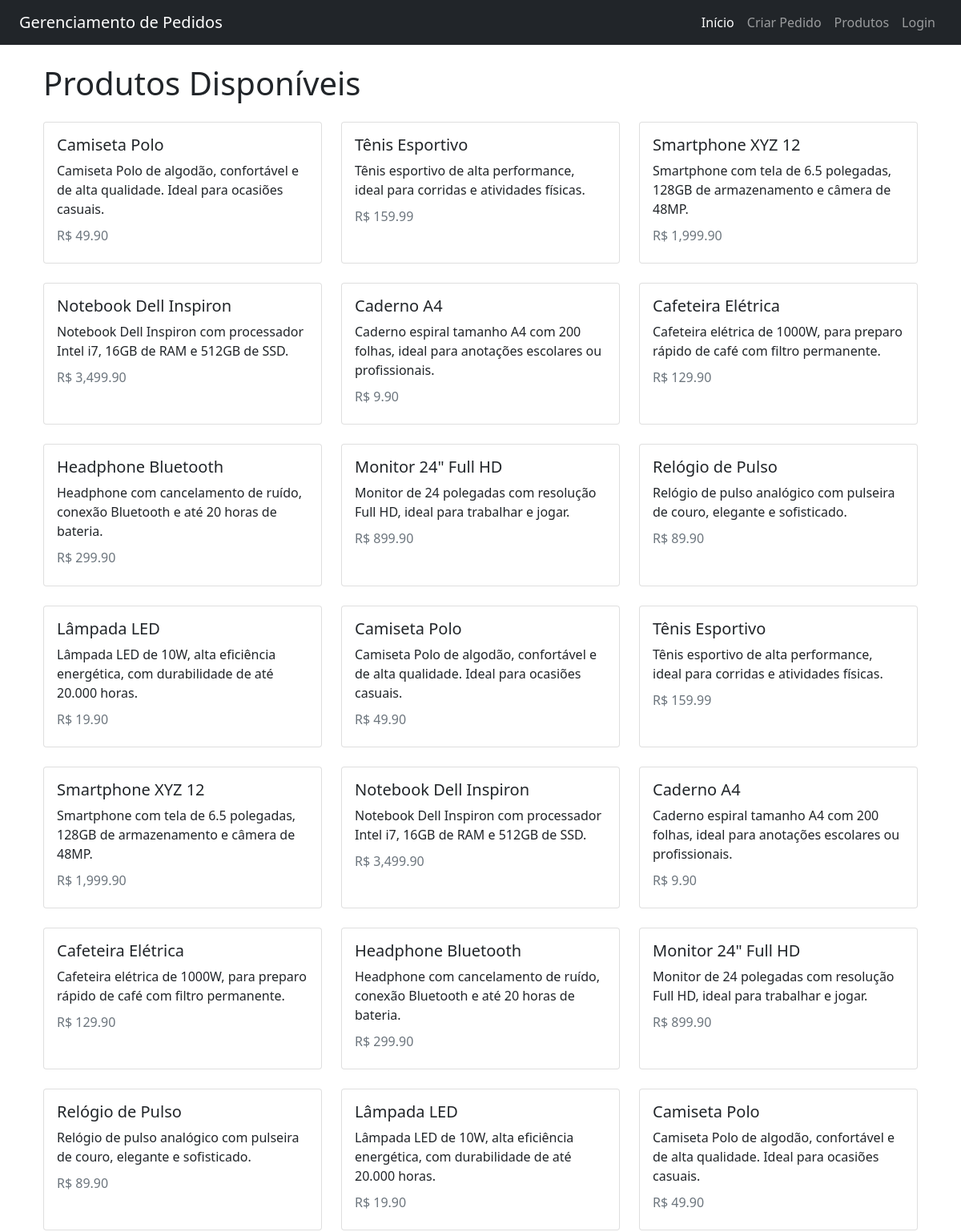
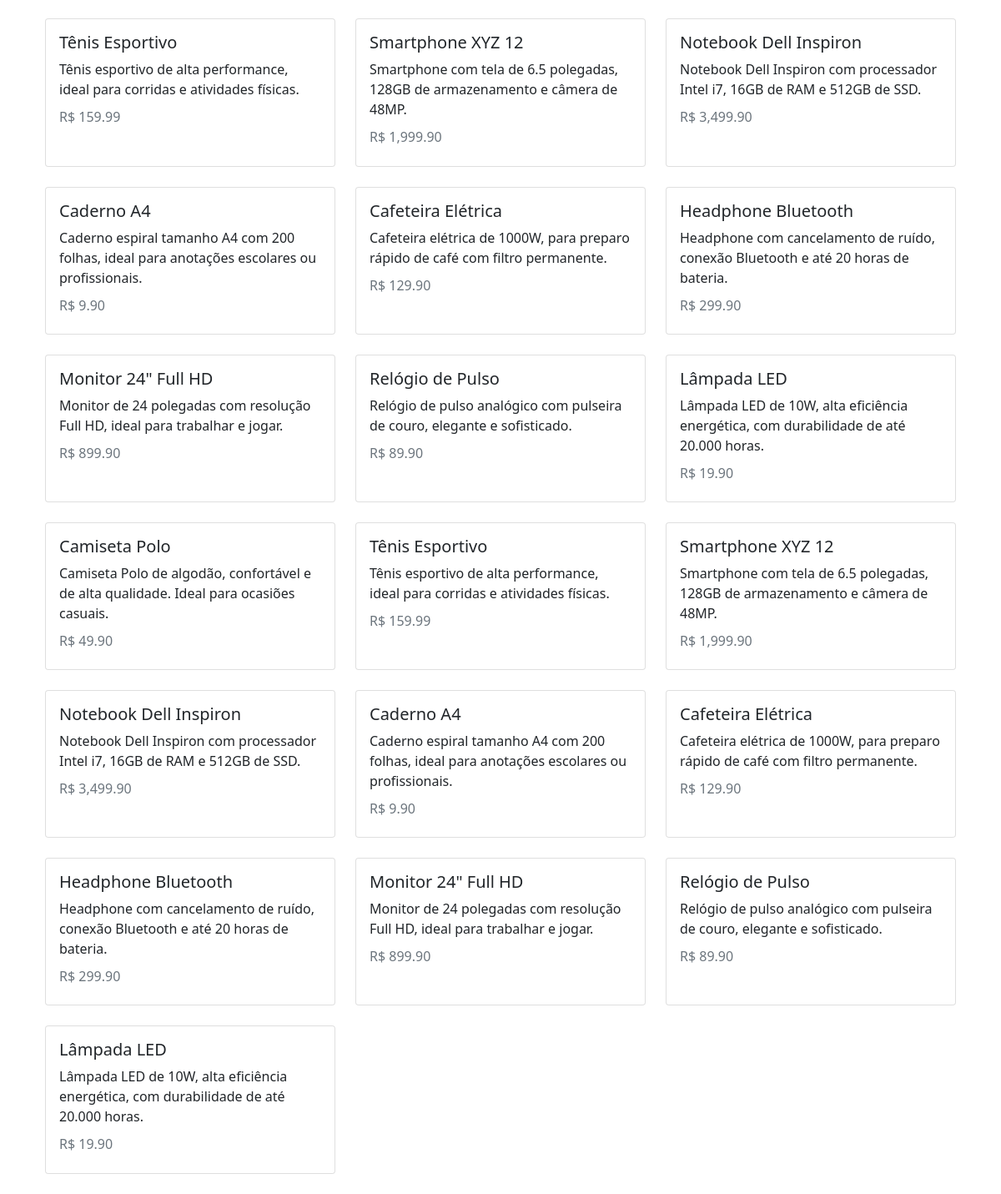
/produtos, run on the app's committed database (2 pictures, top to bottom).
### app.py (models this page shows)
class Produto(db.Model):
    __tablename__ = "produtos"
    ProdutoID = db.Column(db.Integer, primary_key=True)
    Nome = db.Column(db.String(100), nullable=False)
    Descricao = db.Column(db.String(200))
    Preco = db.Column(db.Float, nullable=False)
    itens = db.relationship("ItemPedido", back_populates="produto")

### app.py (the view)
@app.route("/produtos")
def produtos():
    produtos = Produto.query.all()
    return render_template("produtos.html", produtos=produtos)

### templates/produtos.html
{% extends 'base.html' %}
{% block conteudo %}
<div class="container mt-4">
    <h1 class="mb-4">Produtos Disponíveis</h1>
    <div class="row">
        {% for produto in produtos %}
        <div class="col-md-4 mb-4">
            <div class="card h-100">
                <div class="card-body">
                    <h5 class="card-title">{{ produto.Nome }}</h5>
                    <p class="card-text">{{ produto.Descricao }}</p>
                    <h6 class="card-subtitle mb-2 text-muted">R$ {{ '{:,.2f}'.format(produto.Preco) }}</h6>
                </div>
            </div>
        </div>
        {% endfor %}
    </div>
</div>
{% endblock conteudo %}

### templates/base.html (shortened to what this page needs)
<!DOCTYPE html>
<html lang="pt-br">
<head>
	 <link href="https://cdn.jsdelivr.net/npm/bootstrap@5.3.0-alpha1/dist/css/bootstrap.min.css" rel="stylesheet">
    <link href="https://cdn.jsdelivr.net/npm/bootstrap@5.1.3/dist/css/bootstrap.min.css" rel="stylesheet">
</head>
<body>
<nav class="navbar navbar-expand-lg navbar-dark bg-dark">
  <div class="container-fluid">
    <a class="navbar-brand" href="#">Gerenciamento de Pedidos</a>
    <div class="collapse navbar-collapse" id="navbarNav">
      <ul class="navbar-nav ms-auto mb-2 mb-lg-0">
        <li class="nav-item">
          <a class="nav-link active" href="{{ url_for('index') }}">Início</a>
        </li>
        <li class="nav-item">
          <a class="nav-link" href="{{ url_for('criar_pedido') }}">Criar Pedido</a>
        </li>
        <li class="nav-item">
          <a class="nav-link" href="{{ url_for('produtos') }}">Produtos</a>
        </li>
        <li class="nav-item">
          {% if 'cliente_id' in session %}
              <a class="nav-link" href="{{ url_for('logout') }}">Logout</a>
          {% else %}
              <a class="nav-link" href="{{ url_for('login') }}">Login</a>
          {% endif %}
        </li>
      </ul>
    </div>
  </div>
</nav>
  {% block conteudo %}
  {% endblock %}
</body>
</html>

### data on the page
Produto: Nome "Camiseta Polo", Descricao "Camiseta Polo de algodão, confortável e de alta qualidade. Ideal para ocasiões casuais.", Preco "49.90"
Produto: Nome "Tênis Esportivo", Descricao "Tênis esportivo de alta performance, ideal para corridas e atividades físicas.", Preco "159.99"
Produto: Nome "Smartphone XYZ 12", Descricao "Smartphone com tela de 6.5 polegadas, 128GB de armazenamento e câmera de 48MP.", Preco "1,999.90"
Produto: Nome "Notebook Dell Inspiron", Descricao "Notebook Dell Inspiron com processador Intel i7, 16GB de RAM e 512GB de SSD.", Preco "3,499.90"
Produto: Nome "Caderno A4", Descricao "Caderno espiral tamanho A4 com 200 folhas, ideal para anotações escolares ou profissionais.", Preco "9.90"
Produto: Nome "Cafeteira Elétrica", Descricao "Cafeteira elétrica de 1000W, para preparo rápido de café com filtro permanente.", Preco "129.90"
Produto: Nome "Headphone Bluetooth", Descricao "Headphone com cancelamento de ruído, conexão Bluetooth e até 20 horas de bateria.", Preco "299.90"
Produto: Nome "Monitor 24\" Full HD", Descricao "Monitor de 24 polegadas com resolução Full HD, ideal para trabalhar e jogar.", Preco "899.90"
Produto: Nome "Relógio de Pulso", Descricao "Relógio de pulso analógico com pulseira de couro, elegante e sofisticado.", Preco "89.90"
Produto: Nome "Lâmpada LED", Descricao "Lâmpada LED de 10W, alta eficiência energética, com durabilidade de até 20.000 horas.", Preco "19.90"
Produto: Nome "Camiseta Polo", Descricao "Camiseta Polo de algodão, confortável e de alta qualidade. Ideal para ocasiões casuais.", Preco "49.90"
Produto: Nome "Tênis Esportivo", Descricao "Tênis esportivo de alta performance, ideal para corridas e atividades físicas.", Preco "159.99"
Produto: Nome "Smartphone XYZ 12", Descricao "Smartphone com tela de 6.5 polegadas, 128GB de armazenamento e câmera de 48MP.", Preco "1,999.90"
Produto: Nome "Notebook Dell Inspiron", Descricao "Notebook Dell Inspiron com processador Intel i7, 16GB de RAM e 512GB de SSD.", Preco "3,499.90"
Produto: Nome "Caderno A4", Descricao "Caderno espiral tamanho A4 com 200 folhas, ideal para anotações escolares ou profissionais.", Preco "9.90"
Produto: Nome "Cafeteira Elétrica", Descricao "Cafeteira elétrica de 1000W, para preparo rápido de café com filtro permanente.", Preco "129.90"
Produto: Nome "Headphone Bluetooth", Descricao "Headphone com cancelamento de ruído, conexão Bluetooth e até 20 horas de bateria.", Preco "299.90"
Produto: Nome "Monitor 24\" Full HD", Descricao "Monitor de 24 polegadas com resolução Full HD, ideal para trabalhar e jogar.", Preco "899.90"
Produto: Nome "Relógio de Pulso", Descricao "Relógio de pulso analógico com pulseira de couro, elegante e sofisticado.", Preco "89.90"
Produto: Nome "Lâmpada LED", Descricao "Lâmpada LED de 10W, alta eficiência energética, com durabilidade de até 20.000 horas.", Preco "19.90"
Produto: Nome "Camiseta Polo", Descricao "Camiseta Polo de algodão, confortável e de alta qualidade. Ideal para ocasiões casuais.", Preco "49.90"
Produto: Nome "Tênis Esportivo", Descricao "Tênis esportivo de alta performance, ideal para corridas e atividades físicas.", Preco "159.99"
Produto: Nome "Smartphone XYZ 12", Descricao "Smartphone com tela de 6.5 polegadas, 128GB de armazenamento e câmera de 48MP.", Preco "1,999.90"
Produto: Nome "Notebook Dell Inspiron", Descricao "Notebook Dell Inspiron com processador Intel i7, 16GB de RAM e 512GB de SSD.", Preco "3,499.90"
Produto: Nome "Caderno A4", Descricao "Caderno espiral tamanho A4 com 200 folhas, ideal para anotações escolares ou profissionais.", Preco "9.90"
Produto: Nome "Cafeteira Elétrica", Descricao "Cafeteira elétrica de 1000W, para preparo rápido de café com filtro permanente.", Preco "129.90"
Produto: Nome "Headphone Bluetooth", Descricao "Headphone com cancelamento de ruído, conexão Bluetooth e até 20 horas de bateria.", Preco "299.90"
Produto: Nome "Monitor 24\" Full HD", Descricao "Monitor de 24 polegadas com resolução Full HD, ideal para trabalhar e jogar.", Preco "899.90"
Produto: Nome "Relógio de Pulso", Descricao "Relógio de pulso analógico com pulseira de couro, elegante e sofisticado.", Preco "89.90"
Produto: Nome "Lâmpada LED", Descricao "Lâmpada LED de 10W, alta eficiência energética, com durabilidade de até 20.000 horas.", Preco "19.90"
Produto: Nome "Camiseta Polo", Descricao "Camiseta Polo de algodão, confortável e de alta qualidade. Ideal para ocasiões casuais.", Preco "49.90"
Produto: Nome "Tênis Esportivo", Descricao "Tênis esportivo de alta performance, ideal para corridas e atividades físicas.", Preco "159.99"
Produto: Nome "Smartphone XYZ 12", Descricao "Smartphone com tela de 6.5 polegadas, 128GB de armazenamento e câmera de 48MP.", Preco "1,999.90"
Produto: Nome "Notebook Dell Inspiron", Descricao "Notebook Dell Inspiron com processador Intel i7, 16GB de RAM e 512GB de SSD.", Preco "3,499.90"
Produto: Nome "Caderno A4", Descricao "Caderno espiral tamanho A4 com 200 folhas, ideal para anotações escolares ou profissionais.", Preco "9.90"
Produto: Nome "Cafeteira Elétrica", Descricao "Cafeteira elétrica de 1000W, para preparo rápido de café com filtro permanente.", Preco "129.90"
Produto: Nome "Headphone Bluetooth", Descricao "Headphone com cancelamento de ruído, conexão Bluetooth e até 20 horas de bateria.", Preco "299.90"
Produto: Nome "Monitor 24\" Full HD", Descricao "Monitor de 24 polegadas com resolução Full HD, ideal para trabalhar e jogar.", Preco "899.90"
Produto: Nome "Relógio de Pulso", Descricao "Relógio de pulso analógico com pulseira de couro, elegante e sofisticado.", Preco "89.90"
Produto: Nome "Lâmpada LED", Descricao "Lâmpada LED de 10W, alta eficiência energética, com durabilidade de até 20.000 horas.", Preco "19.90"
